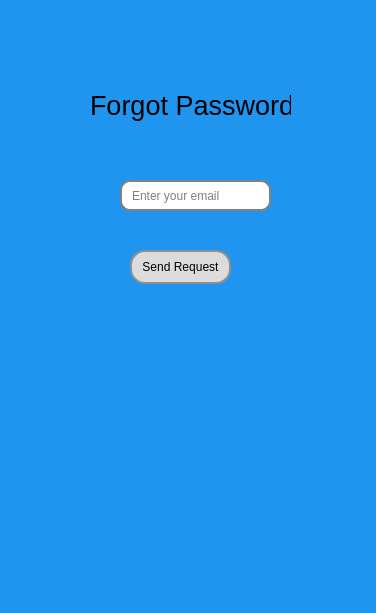
<?xml version="1.0" encoding="UTF-8"?>
<ui version="4.0">
 <class>ForgotPasswordWindow</class>
 <widget class="QMainWindow" name="ForgotPasswordWindow">
  <property name="geometry">
   <rect>
    <x>0</x>
    <y>0</y>
    <width>376</width>
    <height>613</height>
   </rect>
  </property>
  <property name="windowTitle">
   <string>MainWindow</string>
  </property>
  <property name="styleSheet">
   <string notr="true">	background-color: rgb(31, 149, 239);</string>
  </property>
  <widget class="QWidget" name="centralwidget">
   <widget class="QPushButton" name="sendRequestButton">
    <property name="geometry">
     <rect>
      <x>130</x>
      <y>250</y>
      <width>101</width>
      <height>34</height>
     </rect>
    </property>
    <property name="styleSheet">
     <string notr="true">            QPushButton {
                border: 2px solid #8f8f91;
                border-radius: 15px; /* Nửa chiều rộng hoặc chiều cao của nút */
                background-color: #dcdcdc;
                min-width: 30px; /* Đảm bảo nút là hình vuông */
                min-height: 30px; /* Đảm bảo nút là hình vuông */
            }
            QPushButton:hover {
                background-color: #c6c6c6;
            }
            QPushButton:pressed {
                background-color: #a9a9a9;
            }</string>
    </property>
    <property name="text">
     <string>Send Request</string>
    </property>
   </widget>
   <widget class="QLabel" name="label">
    <property name="geometry">
     <rect>
      <x>90</x>
      <y>70</y>
      <width>201</width>
      <height>71</height>
     </rect>
    </property>
    <property name="font">
     <font>
      <pointsize>20</pointsize>
     </font>
    </property>
    <property name="text">
     <string>Forgot Password </string>
    </property>
   </widget>
   <widget class="QLineEdit" name="emailInput">
    <property name="geometry">
     <rect>
      <x>120</x>
      <y>180</y>
      <width>151</width>
      <height>31</height>
     </rect>
    </property>
    <property name="styleSheet">
     <string notr="true"> QLineEdit {
                border: 2px solid gray;
                border-radius: 10px;
                padding: 0 8px;
                background: white;
                selection-background-color: darkgray;
            }

</string>
    </property>
    <property name="placeholderText">
     <string>Enter your email</string>
    </property>
   </widget>
  </widget>
  <widget class="QStatusBar" name="statusbar"/>
 </widget>
 <resources/>
 <connections/>
</ui>
